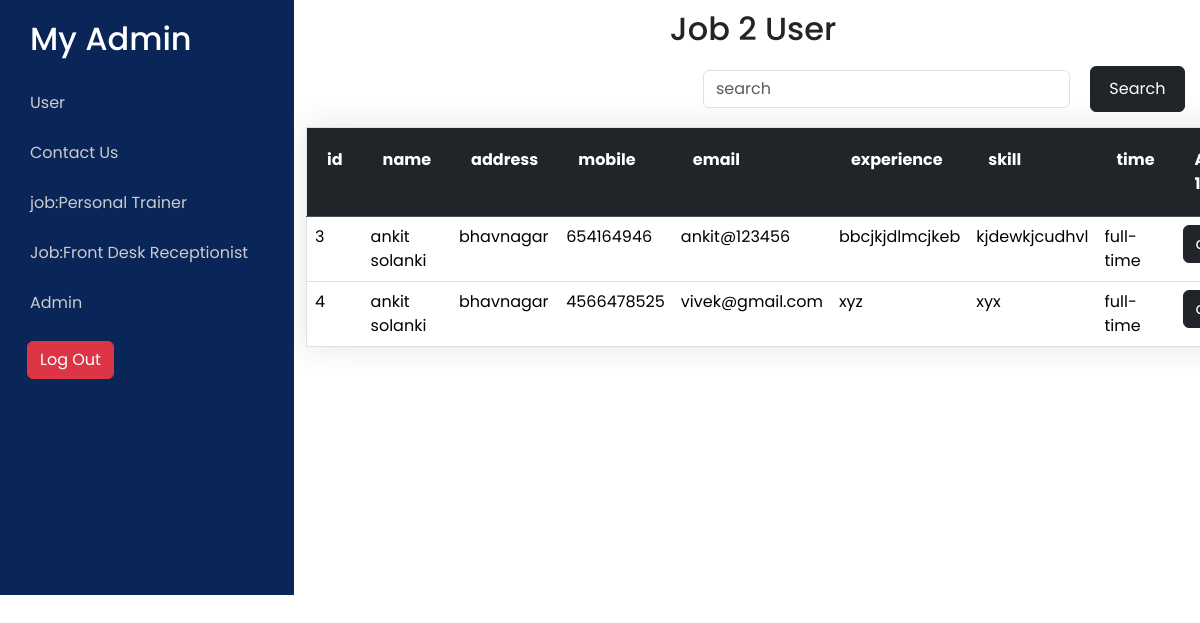
The app's page /admin_job2.php (signed in) with its own data.
### tables this page shows
CREATE TABLE `job2` (
  `id` int(11) NOT NULL,
  `name` varchar(100) NOT NULL,
  `address` varchar(200) NOT NULL,
  `dob` date NOT NULL,
  `mobile` varchar(20) NOT NULL,
  `email` varchar(100) NOT NULL,
  `qualification` varchar(200) NOT NULL,
  `experience` varchar(300) NOT NULL,
  `skill` varchar(300) NOT NULL,
  `time` varchar(300) NOT NULL,
  `status` varchar(100) NOT NULL,
  `date` varchar(100) NOT NULL,
  `joining_date` varchar(100) NOT NULL
);

### html/admin_job2.php (the view, shortened to what this page needs)
<?php include "connection.php";  ?>
<!DOCTYPE html>
<html lang="en">
<head>
    <link
      rel="stylesheet"
      href="https://cdnjs.cloudflare.com/ajax/libs/font-awesome/6.5.1/css/all.min.css"
    />
    <link
      rel="stylesheet"
      href="https://cdnjs.cloudflare.com/ajax/libs/font-awesome/4.7.0/css/font-awesome.min.css"
    />
    <link
      href="https://cdn.jsdelivr.net/npm/bootstrap@5.3.2/dist/css/bootstrap.min.css"
      rel="stylesheet"
    />
</head>
<body>
  <div class="row">
    <div class="col-lg-3 ra"  >
      <h2 class="e">My Admin</h2>
<a class="v" href="admin_user.php"> <p>User</p>  </a>
 <a class="v" href="admin_contact.php"> <p>Contact Us</p></a>
 <a href="admin_job1.php" class="v"><p>job:Personal Trainer</p></a>
 <a href="admin_job2.php" class="v">  <p>Job:Front Desk Receptionist</p></a>
 <a class="v" href="admin_admin_user.php"> <p>Admin</p>  </a>
 <a class="btn btn-danger vivek" href="admin_logout.php" > Log Out  </a>
</div>
<div class="col-lg-9">
          <h2 class="r"> Job 2  User</h2>
          <div class="search-bar" style="float:right; margin-right:15px;margin-bottom:15px;">
        <form class="search-form d-flex align-items-center" method="GET"  action="admin_job2.2.php">
          <input  id="srchbar" type="text" name="query" placeholder="search" title="Enter search keyword" class="form-control">
            <button id="srchbtn" type="submit" class="btn btn-dark" style="padding:10px;margin-left:20px;width:120px;">Search</button>
        </form>
        </div>
            <table cellpadding="20" style="width: 100%;background: #0A2558;" class="table table-hover" >
                <tr class="table-dark">
                    <th style="padding: 20px;">id</th>
                    <th style="padding: 20px;">name</th>
                    <th style="padding: 20px;">address</th>
                    <th style="padding: 20px;">mobile</th>
                    <th style="padding: 20px;">email</th>
                    <th style="padding: 20px;">experience</th>
                    <th style="padding: 20px;">skill</th>
                    <th style="padding: 20px;">time</th>
                    <th style="padding: 20px;">Action-1</th>
                </tr>
    <?php
    $query = "SELECT * FROM job2";
    $data = mysqli_query($conn, $query);
    while($res = mysqli_fetch_assoc($data)){
        echo "
        <tr>
        <td>".$res['id']."</td>
        <td>".$res['name']."</td>
        <td>".$res['address']."</td>
        <td>".$res['mobile']."</td>
        <td>".$res['email']."</td>
        <td>".$res['experience']."</td>
        <td>".$res['skill']."</td>
        <td>".$res['time']."</td>
        <th><button  class = 'btn btn-dark'  > <a href='delete.php?id=".$res['id']."' style ='
        text-decoration: none;
        color: white;'> delete  </button></th></a>
        <th><a class = 'btn btn-dark' href='update_job2.php?id=".$res['id']."'>update</a></th>
<tr>";
    }
    ?>
            </table>
        </div>
    </div>

### html/admin_job2.php (style rules this page uses)
* { margin: 0; padding: 0; box-sizing: border-box; font-family: 'Poppins', sans-serif; overflow-x: hidden; }
.e { padding-left: 30px; padding-top: 20px; padding-bottom:25px; background-color: #0A2558; color: white; }
p { padding-left: 30px; color: #CCC; padding-bottom: 10px; }
tr { font-family: Arial, Helvetica, sans-serif; }
.r { text-align: center; padding: 10px 10px; }
table { border: 1px solid #ddd; background-color: #707070; box-shadow: 0 0 30px rgba(31, 45, 61, 0.125); }
.ra { background: #0A2558; height: 595px; }
.v { text-decoration: none; }
.vivek { margin-left:27px; }

### records on screen
job2: id "3", name "ankit solanki", address "bhavnagar", mobile "654164946", email "ankit@123456", experience "bbcjkjdlmcjkeb", skill "kjdewkjcudhvl", time "full-time"
job2: id "4", name "ankit solanki", address "bhavnagar", mobile "4566478525", email "vivek@gmail.com", experience "xyz", skill "xyx", time "full-time"
